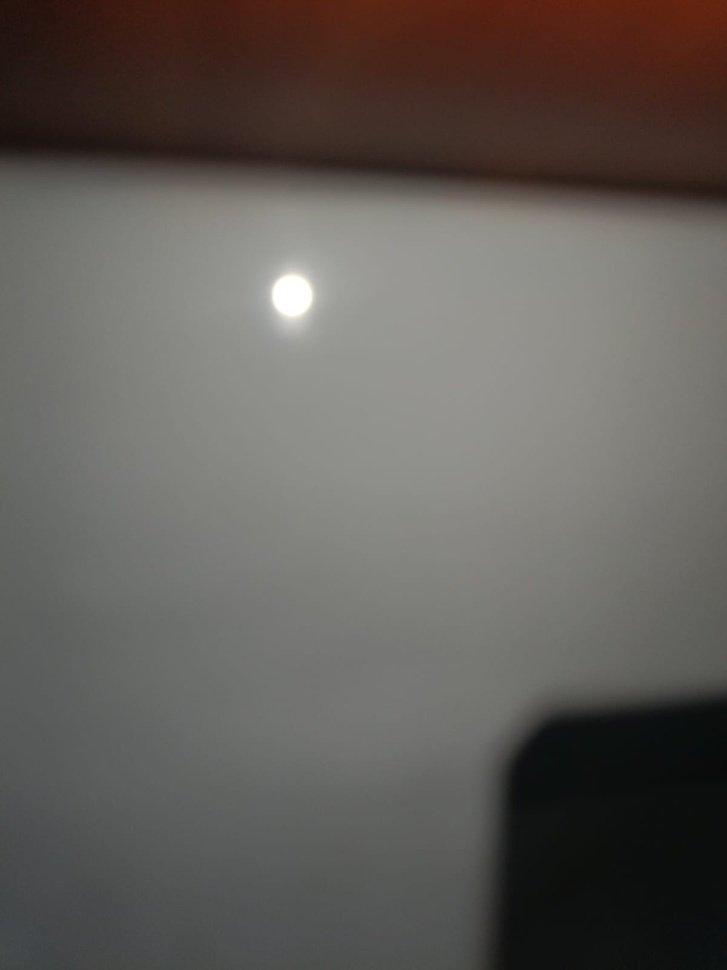
#> input picture Data/Test/Blocked/WhatsApp Image 2025-05-28 at 12.53.54.jpeg, 727 x 970 px, shrunk from 1200 x 1600 before the run, found by its file name; its folder holds only this picture in this run
$ python refinedModel.py
#> lines starting #> are read from the running program, lines starting #| are printed output that depends on the picture
import os
import cv2
import numpy as np
import pandas as pd
from scipy.ndimage import uniform_filter
from sklearn.metrics import classification_report, accuracy_score

# Threshold for classification
THRESHOLD = 25

def compute_mean_8x8_and_std(image):
    if len(image.shape) == 3:
        image = cv2.cvtColor(image, cv2.COLOR_BGR2GRAY)

    mean_image = uniform_filter(image.astype(np.float32), size=(8, 8))
    stddev = np.std(mean_image)
    return stddev

def process_folder(folder_path):
    predictions = []
    actuals = []
    filenames = []

    for class_name in os.listdir(folder_path):
        class_path = os.path.join(folder_path, class_name)
        if not os.path.isdir(class_path):
            continue

        for filename in os.listdir(class_path):
            if not filename.lower().endswith(('.png', '.jpg', '.jpeg')):
                continue

            file_path = os.path.join(class_path, filename)
            image = cv2.imread(file_path)
#> image is the input picture: shape (970, 727, 3); mean B, G, R 88.8, 93.2, 97.8
            if image is None:
                continue

            std_value = compute_mean_8x8_and_std(image)
#> in compute_mean_8x8_and_std, `image = cv2.cvtColor(image, cv2.COLOR_BGR2GRAY)`:
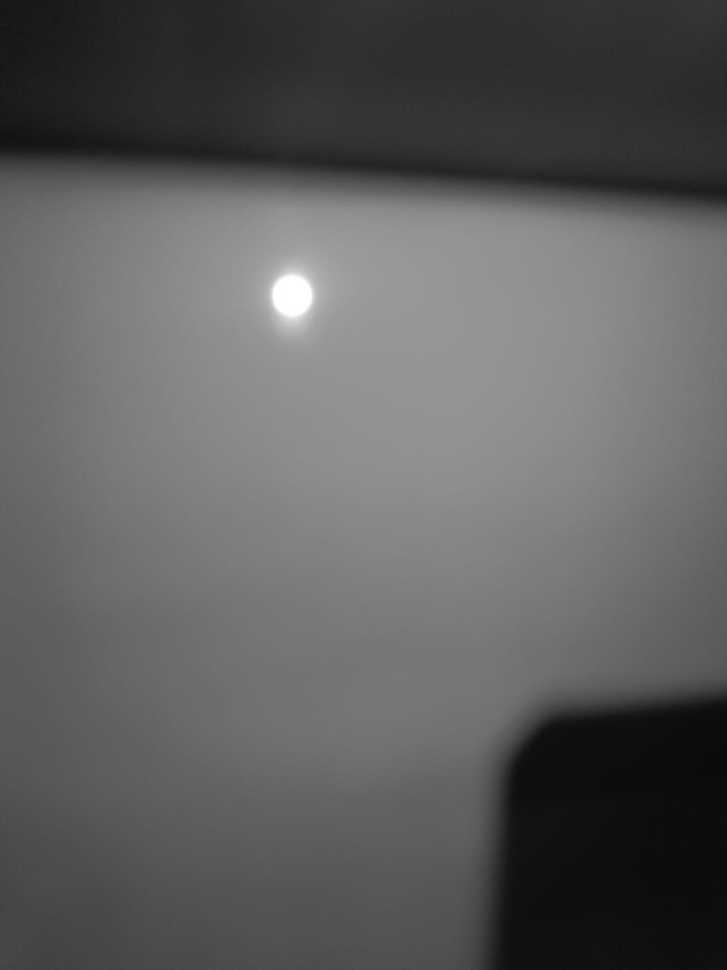
#> image: shape (970, 727); min 10, max 255, mean 94.1
#> in compute_mean_8x8_and_std, `stddev = np.std(mean_image)`: stddev = 42.06
#> std_value = 42.06
            prediction = "Normal" if std_value >= THRESHOLD else "Blocked"
#> prediction = 'Normal'

            predictions.append(prediction)
            actuals.append(class_name)
            filenames.append(filename)

            print(f"{filename} → STD: {std_value:.2f} → Predicted: {prediction}, Actual: {class_name}")
#| WhatsApp Image 2025-05-28 at 12.53.54.jpeg → STD: 42.06 → Predicted: Normal, Actual: Blocked
#> pass 2 of the loop in process_folder, `for class_name in os.listdir(folder_path):`:
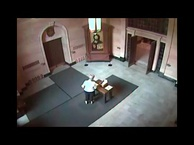
#> input picture Data/Test/Normal/Abuse001_x264_frame1.jpg, 194 x 145 px, shrunk from 320 x 240 before the run, found by its file name
#> in process_folder, image is the input picture: shape (145, 194, 3); mean B, G, R 63.4, 65.4, 69.1
#> in compute_mean_8x8_and_std (call 2), `image = cv2.cvtColor(image, cv2.COLOR_BGR2GRAY)`:
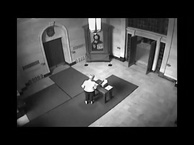
#> image: shape (145, 194); min 0, max 255, mean 66.2
#> in compute_mean_8x8_and_std (call 2), `mean_image = uniform_filter(image.astype(np.float32), size=(8, 8))`:
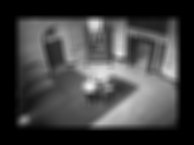
#> mean_image: shape (145, 194) float32; min 0, max 241.8, mean 66.2
#> stddev = 60.45
#| Abuse001_x264_frame1.jpg → STD: 60.45 → Predicted: Normal, Actual: Normal

    return filenames, predictions, actuals

def save_to_csv(filenames, predictions, actuals, output_csv="results.csv"):
    df = pd.DataFrame({
        "Filename": filenames,
        "Prediction": predictions,
        "Actual": actuals
    })
    df.to_csv(output_csv, index=False)
    print(f"\nSaved results to {output_csv}")

def evaluate(predictions, actuals):
    print("\nClassification Report:")
    print(classification_report(actuals, predictions))
    print(f"Accuracy: {accuracy_score(actuals, predictions):.2%}")

if __name__ == "__main__":
    folder_path = "/Users/emmanuelgeorgep/Documents/Internship/Data/Test"  # Replace with your path

    filenames, predictions, actuals = process_folder(folder_path)
#> filenames = 2 items; predictions = ['Normal', 'Normal']; actuals = ['Blocked', 'Normal']
    save_to_csv(filenames, predictions, actuals)
#> in save_to_csv, `df = pd.DataFrame({ "Filename": filenames, "Prediction": predictions, ..`: df = table of 2 rows and 3 columns
    evaluate(predictions, actuals)
#|               precision    recall  f1-score   support
#|      Blocked       0.00      0.00      0.00         1
#|       Normal       0.50      1.00      0.67         1
#|     accuracy                           0.50         2
#|    macro avg       0.25      0.50      0.33         2
#| weighted avg       0.25      0.50      0.33         2
#| Accuracy: 50.00%
